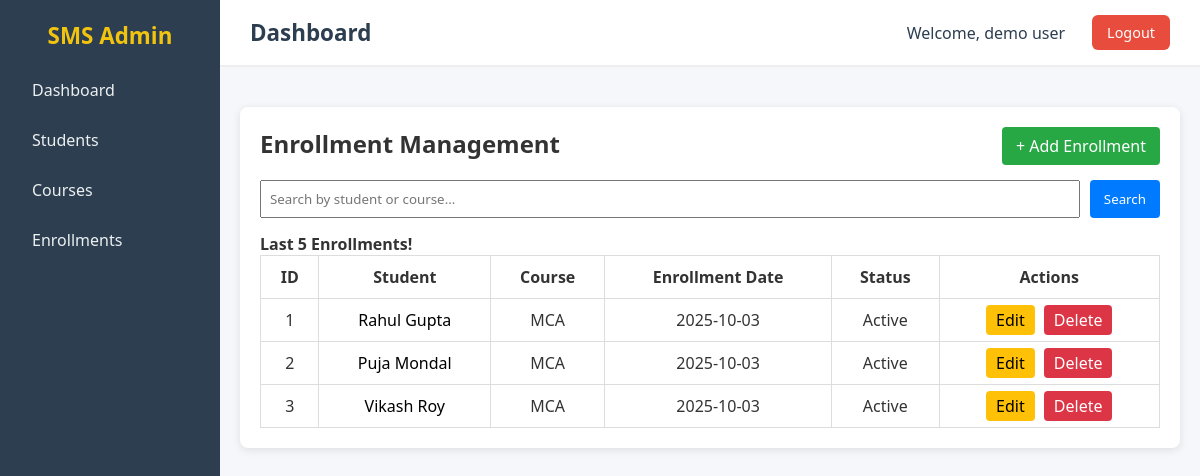
Page /enrollments (signed in) on the earlier database version.
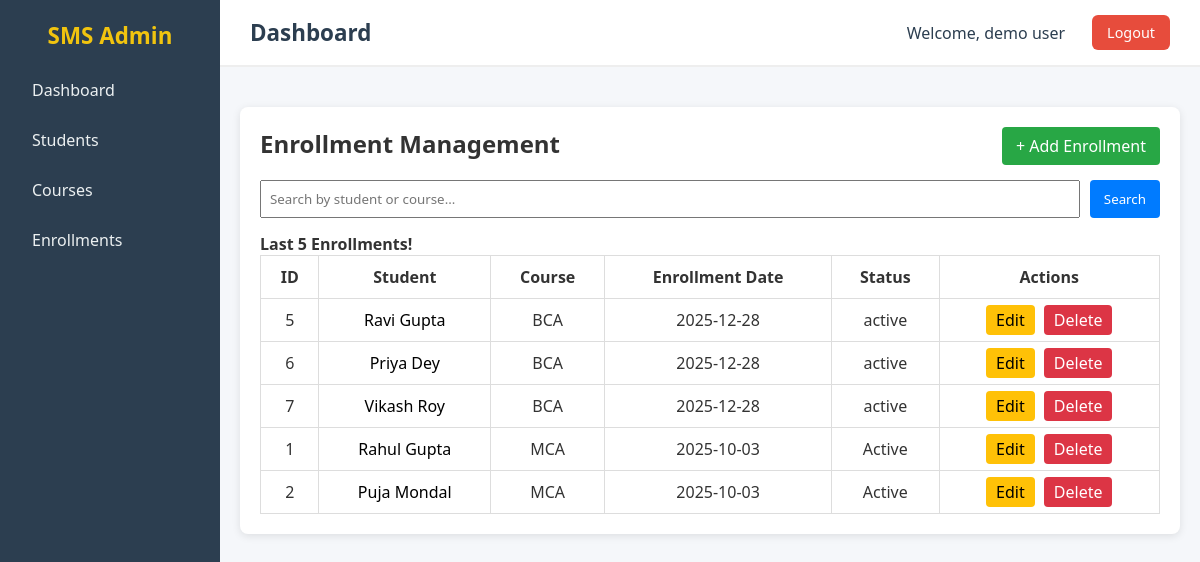
Same page on the later database version.
### SMS/app/models/sms_models.py (models this page shows)
class Enrollment(db.Model):
    __tablename__ = "enrollments"
    f_date = datetime.date.today()
    id = db.Column(db.Integer, primary_key=True)
    student_id = db.Column(db.Integer, db.ForeignKey("students.id"), nullable=False)
    course_id = db.Column(db.Integer, db.ForeignKey("courses.id"), nullable=False)
    semester_id = db.Column(db.Integer, db.ForeignKey("semesters.id"), nullable=False)
    enroll_date = db.Column(db.Date, default=f_date, nullable=False)
    status = db.Column(db.String(20), default="active", nullable=False)
    course = db.relationship("Course", backref="enrollments")
    semester = db.relationship("Semester", backref="enrollments")

class Student(db.Model):
    __tablename__ = "students"
    id = db.Column(db.Integer, primary_key=True)
    name = db.Column(db.String(100), nullable=False)
    address = db.Column(db.String(200), nullable=False)
    age = db.Column(db.Integer, nullable=False)
    phone = db.Column(db.String(15), nullable=False)
    email = db.Column(db.String(30), nullable=False, unique=True)
    last_qualification = db.Column(db.String(30))
    enrollments = db.relationship("Enrollment", backref="student", lazy=True)

class Course(db.Model):
    __tablename__ = "courses"
    id = db.Column(db.Integer, primary_key=True)
    name = db.Column(db.String(100), nullable=False, unique=True)
    duration = db.Column(db.String(20), nullable=False)
    semesters = db.relationship("Semester", backref="course", lazy=True)

### SMS/app/routes/enrollments.py (the view)
@enrollment_bp.route("/enrollments")
@login_required
def enroll_home():
    if session.get("user_id"):
        enrolls = Enrollment.query.order_by(Enrollment.enroll_date.desc()).limit(5).all()
        return render_template("enrollment/enroll_home.html",enrollments = enrolls,text = "Last 5 Enrollments!")
    else:
        return redirect(url_for("auth.login"))

### SMS/app/decorator/login_auth.py (called while the page is built)
def login_required(f):
    @wraps(f)
    def decorated_function(*args, **kwargs):
        if "user_id" not in session:
            return redirect(url_for("auth.login"))  # redirect to login page
        return f(*args, **kwargs)
    return decorated_function

### SMS/app/routes/base.py (called while the page is built)
@base_bp.app_context_processor
def inject_user():
    user_id = session.get('user_id')
    if user_id:
        return {"login_user": User.query.get(user_id)}
    return {"login_user": None}

### SMS/app/templates/enrollment/enroll_home.html (shortened to what this page needs)
{% extends "base.html" %}
{% block css %}
<link rel="stylesheet" href="{{ url_for('static', filename='css/enroll_home.css') }}">
{% endblock %}
{% block content %}
<div class="enrollments-container">
    <div class="top-bar">
        <h2>Enrollment Management</h2>
        <a href="/enrollments/add" class="btn-add">+ Add Enrollment</a>
    </div>
    <form method="POST" action="/enrollments/search" class="search-form">
        <input type="text" name="search" placeholder="Search by student or course..." required>
        <button type="submit">Search</button>
    </form>
    <H4>{{text}}</H4>
    <table class="enrollments-table">
        <thead>
            <tr>
                <th>ID</th>
                <th>Student</th>
                <th>Course</th>
                <th>Enrollment Date</th>
                <th>Status</th>
                <th>Actions</th>
            </tr>
        </thead>
        <tbody>
            {% for enroll in enrollments %}
            <tr>
                <td>{{ enroll.id }}</td>
                <td> <a href="/enroll/students/{{ enroll.student.id }}/viwe" class="student_name_a">{{  enroll.student.name }}</a></td>
                <td>{{ enroll.course.name }}</td>
                <td>{{ enroll.enroll_date }}</td>
                <td>{{ enroll.status }}</td>
                <td>
                    <a href="/enrollments/{{ enroll.id }}/edit" class="btn-edit">Edit</a>
                    <a href="/enrollments/{{ enroll.id }}/delete" class="btn-delete">Delete</a>
                </td>
            </tr>
            {% endfor %}
        </tbody>
    </table>
</div>
{% endblock %}

Differences in the rows shown:
no longer on this page (row unchanged): Enrollment: id "3", student.name "Vikash Roy", course.name "MCA", enroll_date "2025-10-03", status "Active"
added Enrollment: id "5", student.name "Ravi Gupta", course.name "BCA", enroll_date "2025-12-28", status "active"
added Enrollment: id "6", student.name "Priya Dey", course.name "BCA", enroll_date "2025-12-28", status "active"
added Enrollment: id "7", student.name "Vikash Roy", course.name "BCA", enroll_date "2025-12-28", status "active"
